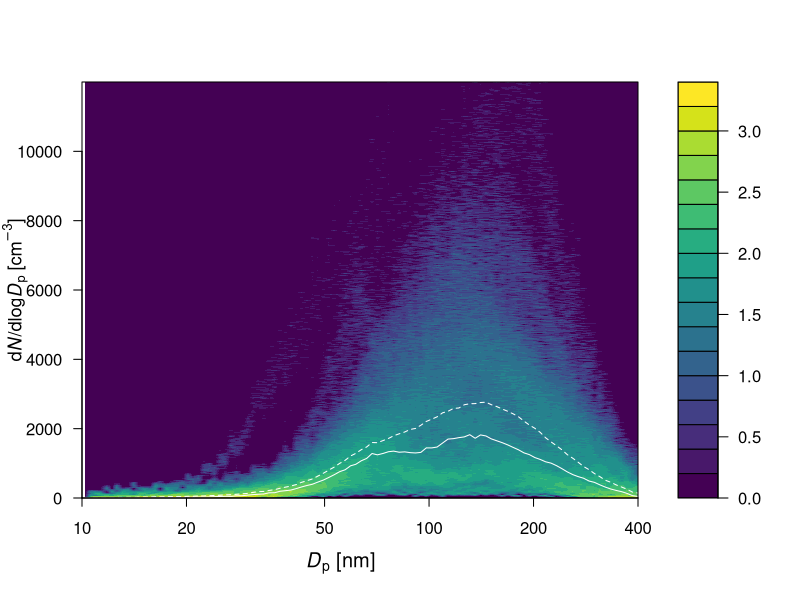

Write R code to recreate this figure.
## ---- chunk 1
knitr::opts_chunk$set(echo = TRUE)
knitr::opts_chunk$set(fig.align = 'center', out.width = 800)

## ---- chunk 2
library(tidyverse, quietly = T)
library(magrittr, quietly = T)
library(lubridate, quietly = T)
library(matrixStats, quietly = T)
library(viridis, quietly = T)
## ---- chunk 3
SMPS.data <- read_delim('sample-data.dat', delim = '\t', col_names = T, 
                             trim_ws = T, guess_max = 100000, progress = F)

SMPS.geom.dp <- SMPS.data %>% select(contains('diam')) %>% names() %>% 
      str_remove('diam') %>% as.numeric()
## ---- chunk 4
all.NSD <- SMPS.data %>% select(contains('diam')) # select diameter columns only

# multiply data set (otherwise the pdf looks a bit boring)
new.NSDs <- c()
factor <- rnorm(n = 200, mean = 2, sd = 0.3)
for(i in seq_along(factor)){
      new.NSDs <- bind_rows(new.NSDs, all.NSD*factor[i])
}

# calculate column means / medians
all.NSD.stats <- new.NSDs %>%
                  summarise_all(funs(mean, median))
all.NSD.mean <- all.NSD.stats %>% select(contains('mean')) %>% as.numeric()
all.NSD.median <- all.NSD.stats %>% select(contains('median')) %>% as.numeric()

# convert your data into a dN / dlog dp matrix
all.dndlog <- (as.matrix(new.NSDs))

# define breaks for your pdf, calculate corresponding mid points (for the plot later)
hist.breaks <- c(seq(0,100000,10))
hist.mids <- (hist.breaks[2:length(hist.breaks)] + hist.breaks[1:(length(hist.breaks)-1)])/2

# calculate a pdf for each diameter bin
all.NSD.pdf <- matrix(-999, nrow = (length(hist.breaks)-1), ncol = ncol(all.dndlog))
for(j in 1:ncol(all.dndlog)){
      all.NSD.pdf[,j] <- hist(all.dndlog[,j], breaks = hist.breaks, plot = F)$counts
}
## ---- chunk 5

# define color scale (viridis is optimized)
virid.rev <- viridis_pal(alpha = 1, begin = 0.0, end = 1, direction = 1, option = "D")

# define levels of color scale (adjust to fit your data)
cont.levels <- log10(10) * seq(log10(1), log10(3500), by = 0.2)

# plot
filled.contour(x = log10(SMPS.geom.dp), y = hist.mids, pmax((log10(t(all.NSD.pdf))), 0),
         xlim = log10(c(10, 400)), ylim = c(0, 12000),
         levels = cont.levels,
         color.palette = (virid.rev),
         plot.axes = {
         lines(log10(SMPS.geom.dp), all.NSD.median, col="white", pch=16, cex=0.5, lty = 1)
         lines(log10(SMPS.geom.dp), all.NSD.mean, col="white", pch=16, cex=0.5, lty = 2)
         axis(1, tck = -0.02, cex.axis = 1, labels = c(10, 20, 50,100, 200, 400), 
              at = log10(c(10, 20, 50,100, 200, 400)))
         axas <- "i"
         axis(2, tck = -0.02, cex.axis = 1, label = seq(0, 10000, 2000), 
              at = seq(0, 10000, 2000))
         },
         key.axes = {
               axis(4, cex.axis = 1)
         },
)
mtext(expression(paste(italic("D")[p], " [nm]")), side = 1, line = 3, adj = 0.34, cex = 1.2)
mtext(expression(paste("d", italic(N), "/dlog", italic(D)[p], " [cm"^{-3}, "]")), 
      cex = 1.1, side = 2, line = 2.5, las = 0)
